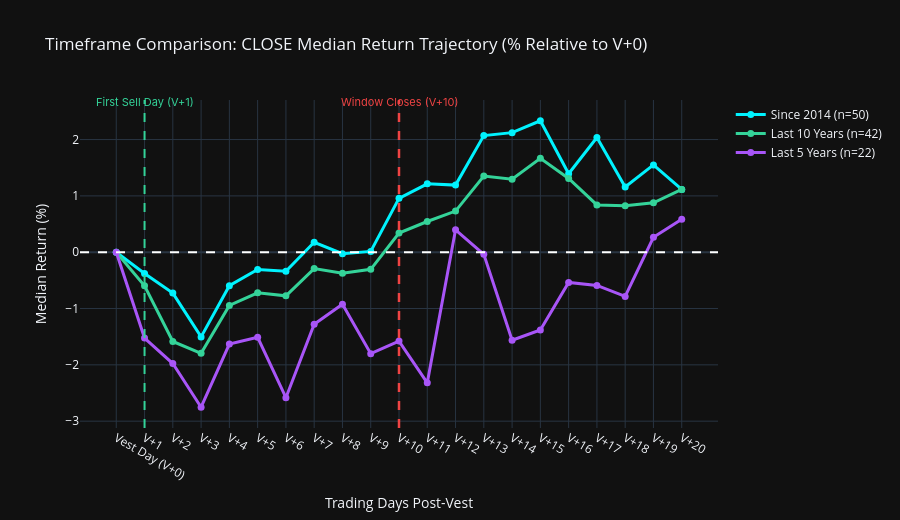

Notebook cell for this chart:
### Markdown cell above
## 3. Timeframe Comparison: Since 2014 vs. Last 10 Years vs. Last 5 Years

How has the post-vest dynamics evolved in recent years? We compare performance across the three timeframes.

### Code cell
tf_keys = [('all', 'Since 2014', '#00f2fe'), ('last10y', 'Last 10 Years', '#34d399'), ('last5y', 'Last 5 Years', '#a855f7')]

fig_comp = go.Figure()

for tf_k, tf_lbl, color_hex in tf_keys:
    days_d = results_data[tf_k]['summary_days']
    days_x = [d['day_label'] for d in days_d]
    c_med = [d['close_median'] for d in days_d]
    
    fig_comp.add_trace(go.Scatter(
        x=days_x, y=c_med, mode='lines+markers',
        name=f"{tf_lbl} (n={results_data[tf_k]['n_events']})",
        line=dict(color=color_hex, width=3),
        marker=dict(size=7)
    ))

fig_comp.add_shape(type="line", x0="V+1", x1="V+1", y0=0, y1=1, yref="paper",
                   line=dict(color="#34d399", width=2, dash="dash"))
fig_comp.add_annotation(x="V+1", y=1.02, yref="paper", text="First Sell Day (V+1)",
                        showarrow=False, font=dict(color="#34d399", size=11, family="Inter"))

fig_comp.add_shape(type="line", x0="V+10", x1="V+10", y0=0, y1=1, yref="paper",
                   line=dict(color="#ef4444", width=2.5, dash="dash"))
fig_comp.add_annotation(x="V+10", y=1.02, yref="paper", text="Window Closes (V+10)",
                        showarrow=False, font=dict(color="#ef4444", size=11, family="Inter"))
fig_comp.add_hline(y=0, line_dash="dash", line_color="white")

fig_comp.update_layout(
    title="Timeframe Comparison: CLOSE Median Return Trajectory (% Relative to V+0)",
    xaxis_title="Trading Days Post-Vest",
    yaxis_title="Median Return (%)",
    template="plotly_dark",
    height=520
)
fig_comp.show()

### Figure 1 — Plotly figure (JSON) as saved in the notebook; plotly's stock layout.template omitted (floating-point values rounded to 4 significant figures)
{"data": [{"line": {"color": "#00f2fe", "width": 3}, "marker": {"size": 7}, "mode": "lines+markers", "name": "Since 2014 (n=50)", "type": "scatter", "x": ["Vest Day (V+0)", "V+1", "V+2", "V+3", "V+4", "V+5", "V+6", "V+7", "V+8", "V+9", "V+10", "V+11", "V+12", "V+13", "V+14", "V+15", "V+16", "V+17", "V+18", "V+19", "V+20"], "y": [0.0, -0.3786, -0.7262, -1.503, -0.5946, -0.3055, -0.3376, 0.1762, -0.02732, 0.01402, 0.9561, 1.214, 1.191, 2.07, 2.123, 2.333, 1.393, 2.036, 1.157, 1.55, 1.114]}, {"line": {"color": "#34d399", "width": 3}, "marker": {"size": 7}, "mode": "lines+markers", "name": "Last 10 Years (n=42)", "type": "scatter", "x": ["Vest Day (V+0)", "V+1", "V+2", "V+3", "V+4", "V+5", "V+6", "V+7", "V+8", "V+9", "V+10", "V+11", "V+12", "V+13", "V+14", "V+15", "V+16", "V+17", "V+18", "V+19", "V+20"], "y": [0.0, -0.5962, -1.585, -1.795, -0.9454, -0.7208, -0.7743, -0.2906, -0.3743, -0.3039, 0.3393, 0.545, 0.7297, 1.352, 1.295, 1.668, 1.309, 0.8397, 0.826, 0.8782, 1.114]}, {"line": {"color": "#a855f7", "width": 3}, "marker": {"size": 7}, "mode": "lines+markers", "name": "Last 5 Years (n=22)", "type": "scatter", "x": ["Vest Day (V+0)", "V+1", "V+2", "V+3", "V+4", "V+5", "V+6", "V+7", "V+8", "V+9", "V+10", "V+11", "V+12", "V+13", "V+14", "V+15", "V+16", "V+17", "V+18", "V+19", "V+20"], "y": [0.0, -1.525, -1.977, -2.752, -1.631, -1.51, -2.583, -1.28, -0.9239, -1.801, -1.578, -2.32, 0.3982, -0.03681, -1.562, -1.38, -0.5371, -0.5907, -0.7852, 0.2649, 0.5841]}], "layout": {"annotations": [{"font": {"color": "#34d399", "family": "Inter", "size": 11}, "showarrow": false, "text": "First Sell Day (V+1)", "x": "V+1", "y": 1.02, "yref": "paper"}, {"font": {"color": "#ef4444", "family": "Inter", "size": 11}, "showarrow": false, "text": "Window Closes (V+10)", "x": "V+10", "y": 1.02, "yref": "paper"}], "height": 520, "shapes": [{"line": {"color": "#34d399", "dash": "dash", "width": 2}, "type": "line", "x0": "V+1", "x1": "V+1", "y0": 0, "y1": 1, "yref": "paper"}, {"line": {"color": "#ef4444", "dash": "dash", "width": 2.5}, "type": "line", "x0": "V+10", "x1": "V+10", "y0": 0, "y1": 1, "yref": "paper"}, {"line": {"color": "white", "dash": "dash"}, "type": "line", "x0": 0, "x1": 1, "xref": "x domain", "y0": 0, "y1": 0, "yref": "y"}], "title": {"text": "Timeframe Comparison: CLOSE Median Return Trajectory (% Relative to V+0)"}, "xaxis": {"title": {"text": "Trading Days Post-Vest"}}, "yaxis": {"title": {"text": "Median Return (%)"}}}}
